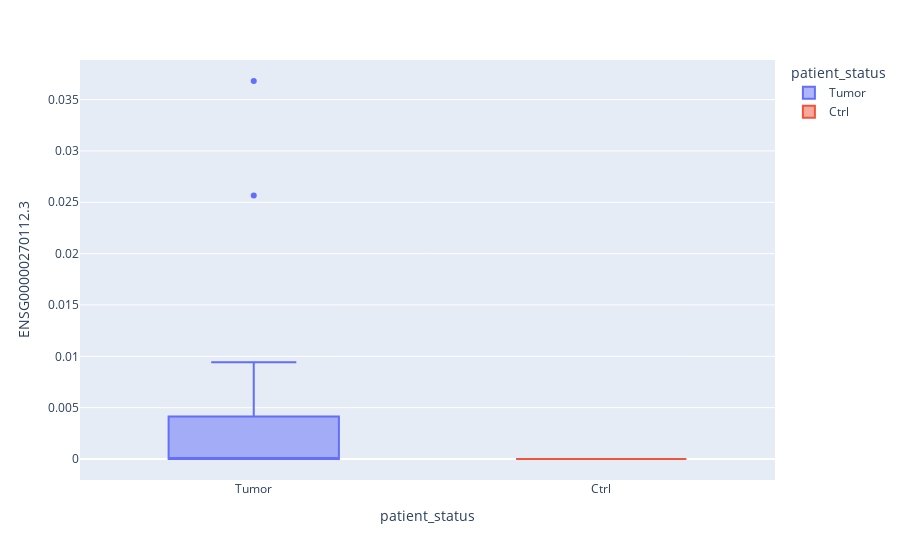

The code cell stored with this chart in its notebook:
### Code cell
def what_is_my_object_gene(gene):
    #implementato per prendere in input anche l'ENSG inserito senza versione.
    if 'ENSG' in gene:
        df_ensg= pd.read_csv(gene_name_ENSG,sep='\t')
    
        result_index = df_ensg[(df_ensg['gene_id_version'] == gene) | (df_ensg['gene_id'] == gene)].index
        if not result_index.empty:
            gene_version=df_ensg.loc[result_index[0],'gene_id_version']

            return (gene_version,'gene','gene_id',int(result_index[0]))
        else:
            return(0)

    if gene in open(protein_name).read().split("\n"):
        return(gene,'protein','peptide_target',protein_dataframe)

    if gene in open(miRNA_name).read().split("\n"):
        return (gene,'miRNA','miRNA_ID',miRNA_dataframe)

    else:
        return(0)
    
def open_df_gene(input,tumor,feature,cartella):
    #se patient status non possiamo prendere il dataframe_FPKM_tumor perche non abbiamo i controlli cosi. quindi prendiamo il dataset totale e poi facciamo la selezione dei campioni a valle
    if feature == 'patient_status':
        print(input)
        # df_ensg= pd.read_csv(gene_name_ENSG,sep='\t')
        # display(df_ensg)
        # listageni=list(df_ensg['gene_id_version'])
        # print(listageni[listageni.index(gene)])
        posizione="-e "+str(input[3]+2)+"p"

        #posizione=str(input[3])
        print(posizione)
        #creiamo un dataframe piu piccolo dove c'è solo la riga del gene che è stato selezionato
        path=cartella+'/'+str(input[0])+"_df.txt"
        out_file=open(path,"w")
        subprocess.run(["sed", "-n",  "-e 1p",posizione, gene_dataframe], stdout=out_file)
        
        return(path)
                
    else:
        path_df="Dataframe_FPKM_"+tumor+".csv"
        path=os.path.join(gene_dataframe_FPKM,path_df)
        return(path)



def plotly_plot(feature,d, gene,cartella,ogg):
        fig = px.scatter(x=range(10), y=range(10))
        fig=px.box(d,y=gene,x=feature,color=feature) #points = 'all'
        if ogg[1]== "miRNA":
                fig.update_layout(yaxis_type="log")
      
        fig.write_html(cartella+'/'+gene+'_'+feature+'.html')
        fig.show()###


def ranksum_test(gene,d,feature):
    #ranksum test per p-value
    p=list(set(d[feature]))
    
    df1_mask=d[feature]== p[0]
    dp0=d[df1_mask]
    
    df1_mask=d[feature]== p[1]
    dp1=d[df1_mask]

    w, p = ranksums(list(dp0[gene]), list(dp1[gene]))

    return(p)





def df_feature(ogg, tumor, feature):
    x=pd.read_csv(clinical_data)
    df1_mask=x['acronym']== tumor
    dfclinical=x[df1_mask]

    if feature=="age_at_initial_pathologic_diagnosis":
       # dfclinical = dfclinical.dropna(subset=['age_at_initial_pathologic_diagnosis'])
        dfclinical[feature] = pd.to_numeric(dfclinical[feature], errors='coerce').astype('Int64')


        median=dfclinical[feature].median()
        
        lista_age=[]
        for ele in dfclinical[feature]:
            
            ele=int(ele)
            if ele<=median:
                lista_age.append("under")
            else:
                lista_age.append("over")
                
        dfclinical=dfclinical.rename(columns={feature:"age"})
        dfclinical[feature]=lista_age

    return (dfclinical)
    

def crealista(dffeat,df,feature):
    #lista di samples di cui abbiamo le features e dati di espressione
    
    #caso specifico se abbiamo feature:patient_status
    if feature=='patient_status':
        lista=list(dffeat['bcr_patient_barcode'])
        listaf01=[]
        listaf=[]
        for ele in df.columns:
            if ele[:-4] in lista and ele[-1]!="x" and ele[-1]!='y':
                listaf01.append(ele)

        
        return listaf01

    #altrimenti con tutte le altre feature:
    else:
        lista=list(dffeat['bcr_patient_barcode'])
        
        listaf01=[]
        listaf=[]
        
        for ele in df.columns:
            if ele[:-4] in lista and ele[-1]!="x" and ele[-1]!='y':
                if int(ele[-3:-1])<11:
                    if ele[:-4] not in listaf:
                        listaf.append(ele[:-4])
                        listaf01.append(ele)

        if len(listaf)==len(listaf01):
            return listaf, listaf01
        else:
            return 0


import pandas as pd
import os 
import sys
import subprocess


if __name__ == "__main__":
    #parametri in input:
    gene='ENSG00000270112.3'
    tumor= 'CHOL'
    feature= 'patient_status'
    cartella='/Users/chiaranotturnogranieri/Desktop/progetti/git/web_app/webserver/rolls/static/media/saveanalisi/prova'

    #df di interesse:
    ogg=open_dataframe(gene,tumor,feature,cartella)
   
    if ogg!=0:
        gene=ogg[2]
        df=ogg[0]
        dffeat=df_feature(ogg[1], tumor, feature) #df features
        
        if feature== 'patient_status':
            listaf0= crealista(dffeat, df,feature)
            
            lista_exp=[]#lista valori espressione
            lista_feature=[]
            for ele in df[listaf0]:
                lista_exp.append(df.loc[gene,ele])
                if int(ele[-3:-1])<11:
                    lista_feature.append('Tumor')
                else:
                    lista_feature.append('Ctrl')

            #controllo di avere sia dati tumorali che di controllo
            t=0
            c=0
            for ele in lista_feature:
                if ele== 'Tumor':
                    t+=1
                else:
                    c+=1
            if t==0 or c==0:
                print('non ci sono abbastanza dati')               
            
            
            
            d=pd.DataFrame({'nome01':listaf0, gene: lista_exp, feature: lista_feature})
        
        
        else:
            listaf, listaf01= crealista(dffeat, df,feature)
            dffeat=dffeat[['bcr_patient_barcode',feature]]

            #creo un dframe finale
            dframe=pd.DataFrame({'nome01':listaf01, 'bcr_patient_barcode':listaf})
            d= dframe.merge(dffeat)

            lista_exp=[] #lista valori espressione
            for ele in d['nome01']:
                lista_exp.append(df.loc[gene,ele])

            d[gene]=lista_exp

        #plt
        plotly_plot(feature,d, gene,cartella,ogg)

        #p-value
        print(ranksum_test(gene,d,feature))

### Figure 1 — Plotly figure (JSON) as saved in the notebook; plotly's stock layout.template omitted (floating-point values rounded to 4 significant figures)
{"data": [{"alignmentgroup": "True", "hovertemplate": "patient_status=%{x}<br>ENSG00000270112.3=%{y}<extra></extra>", "legendgroup": "Tumor", "marker": {"color": "#636efa"}, "name": "Tumor", "notched": false, "offsetgroup": "Tumor", "orientation": "v", "showlegend": true, "type": "box", "x": ["Tumor", "Tumor", "Tumor", "Tumor", "Tumor", "Tumor", "Tumor", "Tumor", "Tumor", "Tumor", "Tumor", "Tumor", "Tumor", "Tumor", "Tumor", "Tumor", "Tumor", "Tumor", "Tumor", "Tumor", "Tumor", "Tumor", "Tumor", "Tumor", "Tumor", "Tumor", "Tumor", "Tumor", "Tumor", "Tumor", "Tumor", "Tumor", "Tumor", "Tumor", "Tumor", "Tumor"], "x0": " ", "xaxis": "x", "y": [0, 0, 0, 0, 0, 0.03681, 0, 0, 0, 0, 0, 0, 0, 0.00852, 0.004999, 0.004838, 0, 0, 0, 0.003655, 0, 0, 0, 0.003141, 0.004598, 0.003702, 0, 0, 0, 0.02567, 0.005348, 0, 0, 0.009153, 0.009422, 0], "y0": " ", "yaxis": "y"}, {"alignmentgroup": "True", "hovertemplate": "patient_status=%{x}<br>ENSG00000270112.3=%{y}<extra></extra>", "legendgroup": "Ctrl", "marker": {"color": "#EF553B"}, "name": "Ctrl", "notched": false, "offsetgroup": "Ctrl", "orientation": "v", "showlegend": true, "type": "box", "x": ["Ctrl", "Ctrl", "Ctrl", "Ctrl", "Ctrl", "Ctrl", "Ctrl", "Ctrl", "Ctrl"], "x0": " ", "xaxis": "x", "y": [0, 0, 0, 0, 0, 0, 0, 0, 0], "y0": " ", "yaxis": "y"}], "layout": {"boxmode": "overlay", "legend": {"title": {"text": "patient_status"}, "tracegroupgap": 0}, "margin": {"t": 60}, "xaxis": {"anchor": "y", "categoryarray": ["Tumor", "Ctrl"], "categoryorder": "array", "domain": [0, 1], "title": {"text": "patient_status"}}, "yaxis": {"anchor": "x", "domain": [0, 1], "title": {"text": "ENSG00000270112.3"}}}}
